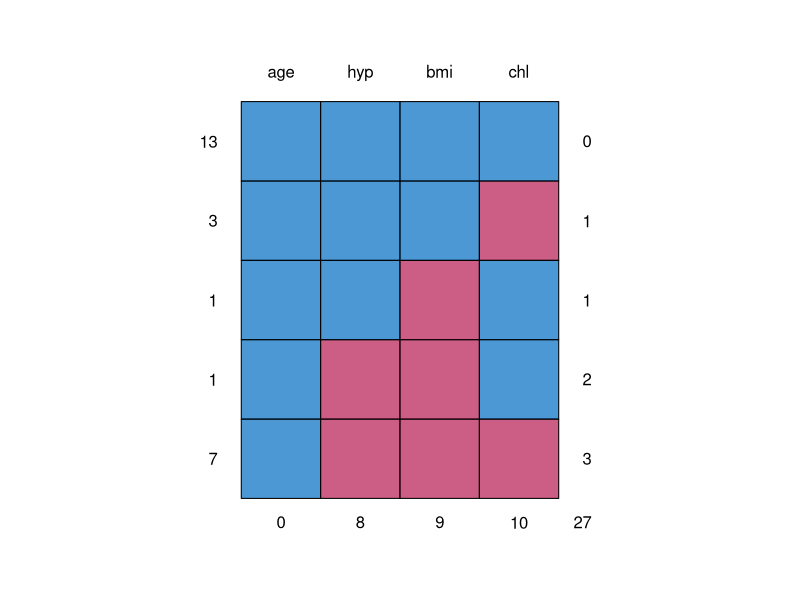
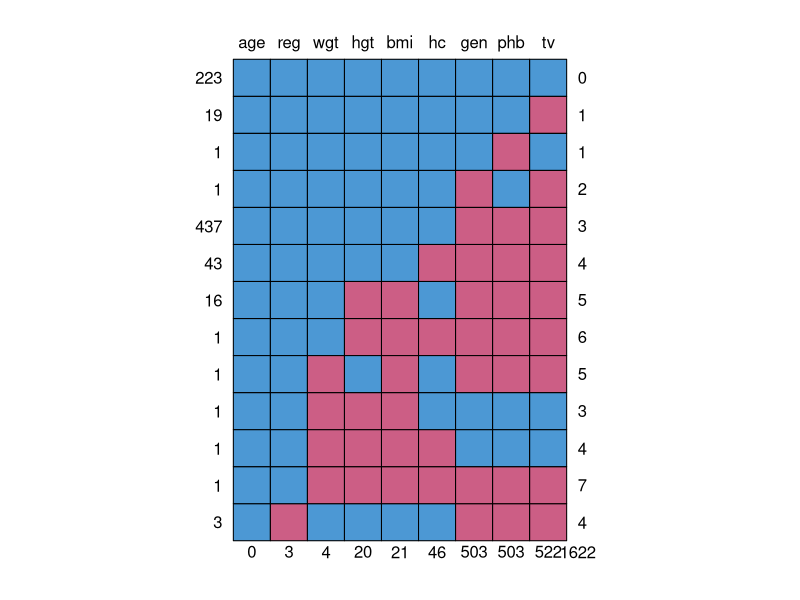
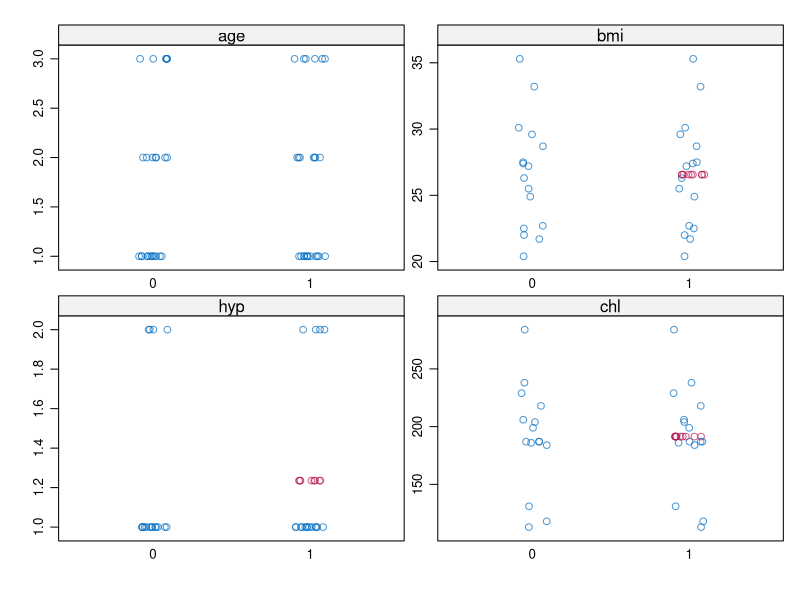
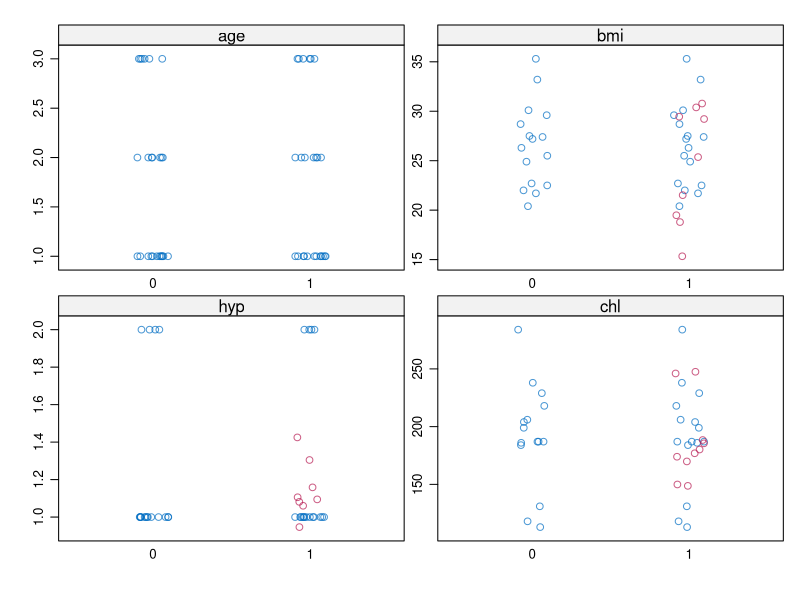
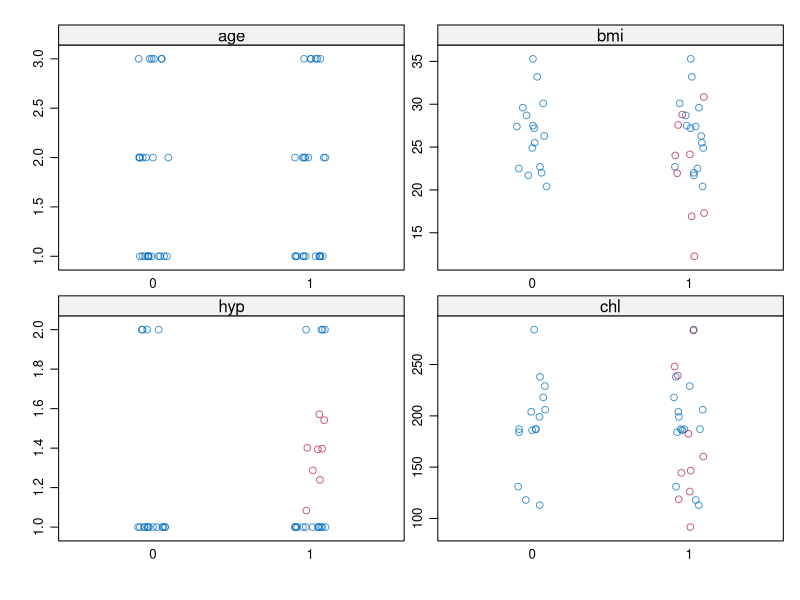
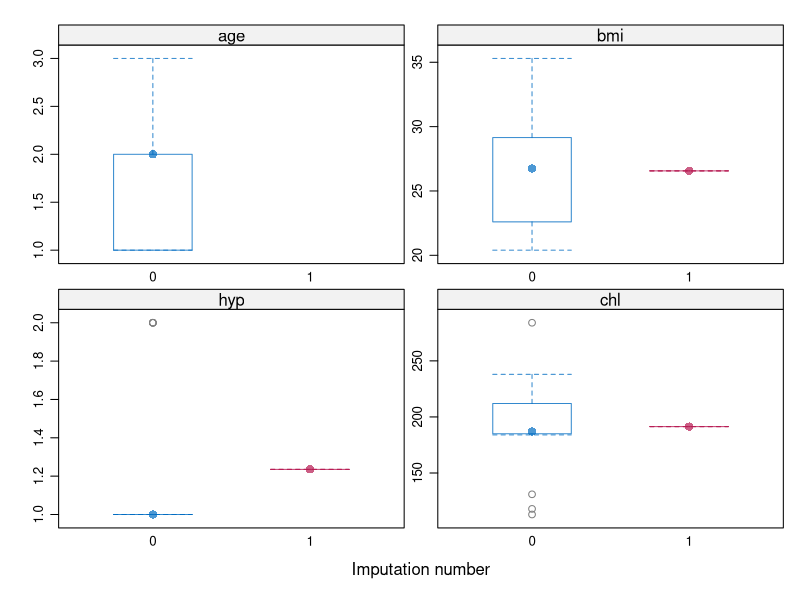
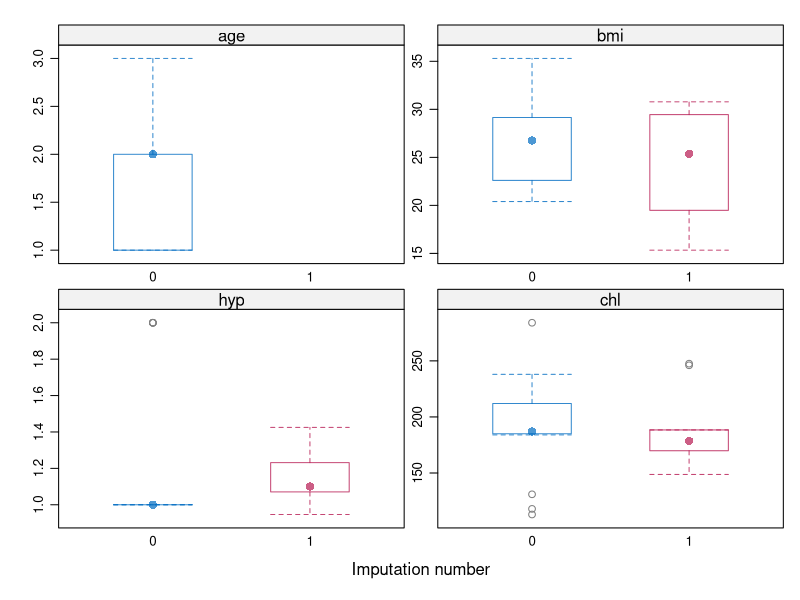
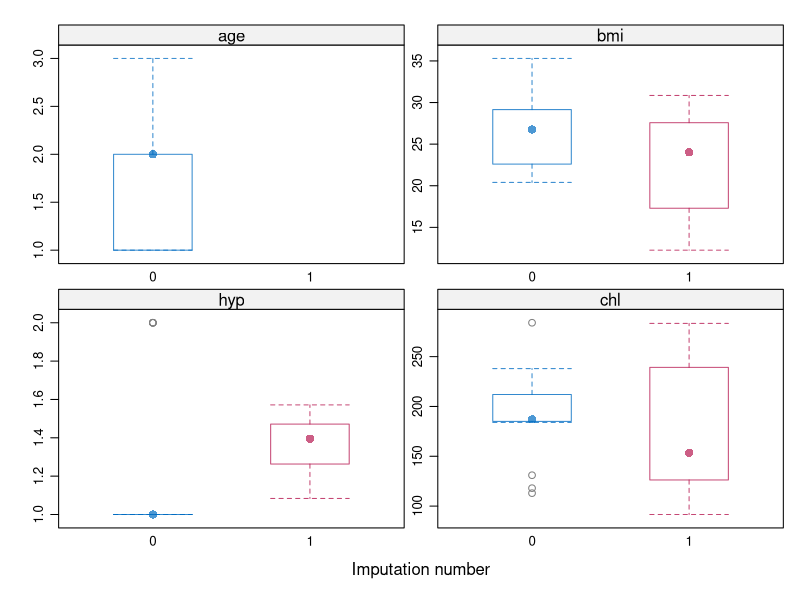

Generate these figures, in order, with R:
## Instaluj potrebne balicky
install.packages("mice")
install.packages("lattice")
library(mice)
library(lattice)

## maly soubor nhanes
nhanes
names(nhanes)


## Oznaceni, zda je pozorovani uplne
complete.cases(nhanes)

## Vyber kompletnich pozorovani
subset(nhanes,complete.cases(nhanes)==TRUE)

## kolik jich chybi
summary(nhanes)

## vzory chybejicich promennych
md.pattern(nhanes)

## soubor boys
boys
names(boys)


## Oznaceni, zda je pozorovani uplne
complete.cases(boys)

## Vyber kompletnich pozorovani
subset(boys,complete.cases(boys)==TRUE)

## kolik jich chybi
summary(boys)

## vzory chybejicich promennych
md.pattern(boys)


## jak na imputaci
## funkce mice
## parametry
## m = pocet imputaci pro vicenasobnou imputaci (default m=5)
## maxit = pocet iteraci (default maxit=5)
## method: "mean" prumer, "norm.predict" predikce regresi, "norm.nob" stochasticka regrese
## seed: seed

## imputace nhanes 

## prumer
imp1=mice(nhanes,method="mean",m=1,maxit=1,seed=123)
## predikce regresi
imp2=mice(nhanes,method="norm.predict",m=1,maxit=1,seed=123)
## predikce stochastickou regresi
imp3=mice(nhanes,method="norm.nob",m=1,maxit=1,seed=123)

## zobrazeni imputovanych metod
## striplot, na vodorovne ose cislo imputace, modre data, cervene imputovana data
stripplot(imp1)
stripplot(imp2)
stripplot(imp3)
## bwplot totez, ale boxploty
bwplot(imp1)
bwplot(imp2)
bwplot(imp3)
## hustoty
densityplot(imp1)
densityplot(imp2)
densityplot(imp3)

## mnohonasobna imputace
imp4=mice(nhanes,m=5,maxit=5,seed=123)
stripplot(imp4)
bwplot(imp4)
densityplot(imp4)

## zkuste dataset boys nebo leiden
